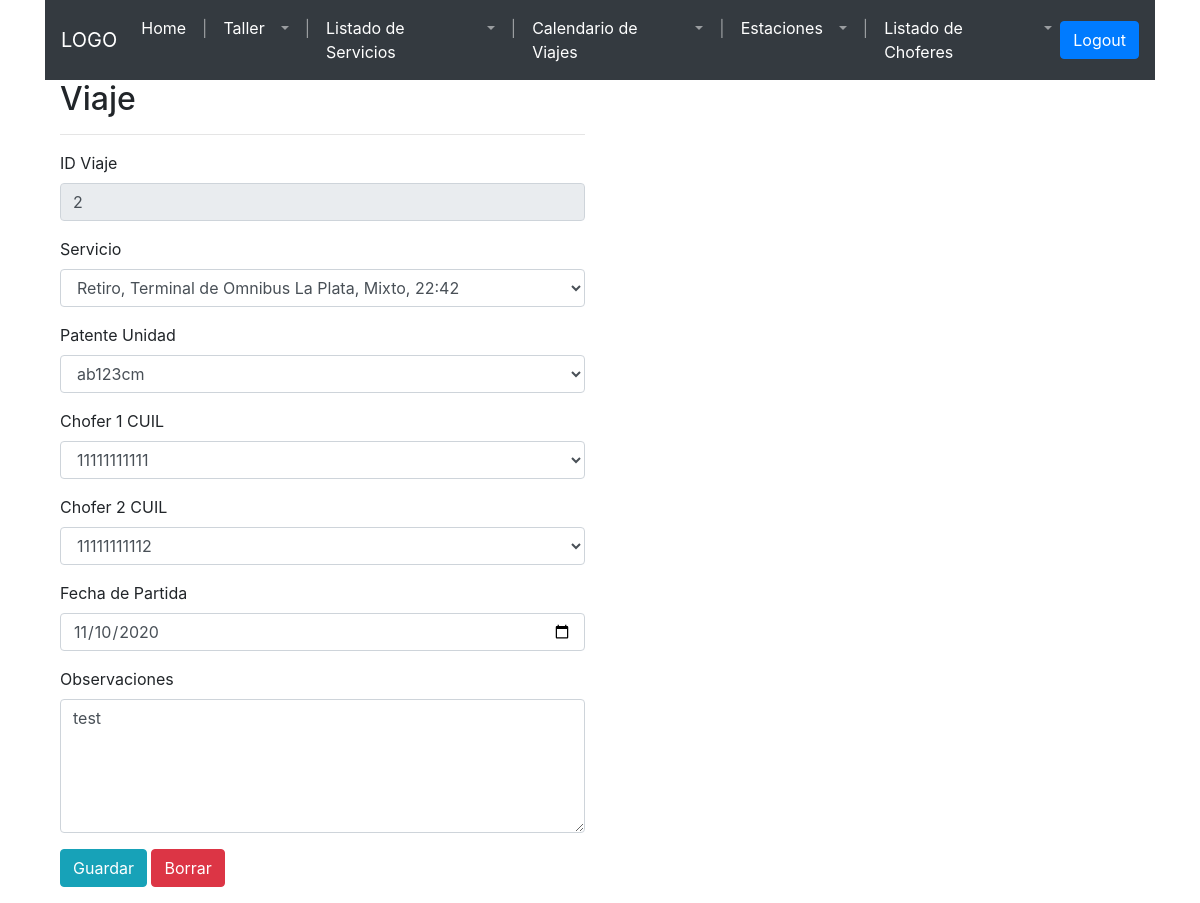
The page /frontend/pages/viaje.php?edit=2 on the database its author committed.
### tables this page shows
CREATE TABLE `viaje` (
  `viaje_id` int(11) NOT NULL,
  `servicio_id` int(11) NOT NULL,
  `unidad_id` int(11) NOT NULL,
  `fecha_salida_efectiva` date DEFAULT NULL,
  `observaciones` varchar(255) DEFAULT NULL
);

### frontend/pages/config/connection.php (called while the page is built, shortened)
<?php
function openConnection($username, $password){
 	$servername = "localhost";
	$conn = new mysqli($servername, $username, $password,"empresa_de_transporte");
	return $conn;
 }
 function executeQuery($sqlQuery){
 	$conn = openConnection("test", "test");
	$result = $conn->query($sqlQuery);
	return $result;
 }
?>

### frontend/pages/config/config-viaje.php (the view, shortened to what this page needs)
<?php
include("connection.php");
class Viaje{
  public $idViaje;
  public $idServicio;
  public $idUnidad;
  public $fechaSalidaEfectiva;
  public $observaciones;
  function __construct($idViaje, $idServicio, $idUnidad, $idChofer1, $idChofer2, $fechaSalidaEfectiva, $observaciones) {
      $this->idViaje = $idViaje;
      $this->idServicio = $idServicio;
      $this->idUnidad = $idUnidad;
      $this->fechaSalidaEfectiva = $fechaSalidaEfectiva;
      $this->observaciones = $observaciones;
  }
  function get_idViaje() {
  return $this->idViaje;
  }
  function get_idServicio() {
    return $this->idServicio;
  }
  function get_idUnidad() {
  return $this->idUnidad;
  }
  function get_fechaSalidaEfectiva() {
  return $this->fechaSalidaEfectiva;
  }
  function get_observaciones() {
  return $this->observaciones;
  }
}
function getServicios($viaje){
    $sql = "SELECT CONCAT(e_origen.`nombre`,', ',e_destino.`nombre`,', ',t.`descripcion`,', ',date_format(f.`hora_partida`, '%H:%i')) as `servicio`,
                    s.`servicio_id`
            FROM `servicio` s
            JOIN `estacion` e_origen on s.estacion_id_origen = e_origen.estacion_id
            JOIN `estacion` e_destino on s.estacion_id_destino = e_destino.estacion_id
            JOIN `tipo_unidad` t on t.`tipo_unidad_id` = s.`tipo_unidad_id`
            JOIN `fecha_partida` f on s.`fecha_partida_id` = f.`fecha_partida_id`
            WHERE s.habilitado = 1;";
    $result = executeQuery($sql);
    if ($result->num_rows > 0) {
        if($viaje != null){
          while($row = $result->fetch_assoc()) {
            if($viaje->get_idServicio() == $row["servicio_id"]){
              echo "<option value=".$row["servicio_id"]." selected>".$row["servicio"]."</option>";
            }
            else{
              echo "<option value=".$row["servicio_id"].">".$row["servicio"]."</option>";
            }
          }
        }
        else{
          while($row = $result->fetch_assoc()) {
            echo "<option value=".$row["servicio_id"].">".$row["servicio"]."</option>";
          }
          echo "<option value=\"-1\" selected>Seleccione una opcion</option>";
        }
    } else {
        echo "0 results";
    }
  }
  function getUnidades($viaje){
    $sql = "SELECT u.patente,
                    u.unidad_id
            FROM `unidad` u
            WHERE u.habilitada = 1;";
    $result = executeQuery($sql);
    if ($result->num_rows > 0) {
        if($viaje != null){
          while($row = $result->fetch_assoc()) {
            if($viaje->get_idUnidad() == $row["unidad_id"]){
              echo "<option value=".$row["unidad_id"]." selected>".$row["patente"]."</option>";
            }
            else{
              echo "<option value=".$row["unidad_id"].">".$row["patente"]."</option>";
            }
          }
        }
        else{
          while($row = $result->fetch_assoc()) {
            echo "<option value=".$row["unidad_id"].">".$row["patente"]."</option>";
          }
          echo "<option value=\"-1\" selected>Seleccione una opcion</option>";
        }
    } else {
        echo "0 results";
    }
  }
  function getChoferes($chofer_id){
    $sql = "SELECT c.cuil,
                    c.chofer_id
            FROM `chofer` c
            WHERE c.baja = 0;";
    $result = executeQuery($sql);
    if ($result->num_rows > 0) {
        if($chofer_id != null){
          while($row = $result->fetch_assoc()) {
            if($chofer_id == $row["chofer_id"]){
              echo "<option value=".$row["chofer_id"]." selected>".$row["cuil"]."</option>";
            }
            else{
              echo "<option value=".$row["chofer_id"].">".$row["cuil"]."</option>";
            }
          }
        }
        else{
          while($row = $result->fetch_assoc()) {
            echo "<option value=".$row["chofer_id"].">".$row["cuil"]."</option>";
          }
          echo "<option value=\"-1\" selected>Seleccione una opcion</option>";
        }
    } else {
        echo "0 results";
    }
  }
function getViaje($idViaje) {
    $sql = "SELECT    v.`viaje_id`,
                    CONCAT(e_origen.`nombre`,', ',e_destino.`nombre`) as `servicio`,
                    v.`servicio_id`,
                    u.`patente` as `unidad`,
                    v.`unidad_id`,
                    GROUP_CONCAT(c.`cuil` SEPARATOR ',') as `choferes_cuil`,
                    GROUP_CONCAT(c.`chofer_id` SEPARATOR ',') as `choferes_id`,
                    v.`fecha_salida_efectiva`,
                    v.`observaciones`
            FROM `viaje` v
            LEFT JOIN `viaje_chofer` vc on vc.`viaje_id` = v.`viaje_id`
            LEFT JOIN `chofer` c on c.`chofer_id` = vc.`chofer_id`
            JOIN `unidad` u ON u.`unidad_id` = v.`unidad_id`
            JOIN `servicio` s ON s.`servicio_id` = v.`servicio_id`
            JOIN `estacion` e_origen ON e_origen.`estacion_id` = s.`estacion_id_origen`
            JOIN `estacion` e_destino ON e_destino.`estacion_id` = s.`estacion_id_destino`
            WHERE v.`viaje_id` = ".$idViaje." GROUP BY v.`viaje_id`;";
$result = executeQuery($sql);
if ($result->num_rows > 0) {
while($row = $result->fetch_assoc()) {
    $choferres_id = explode(",", $row["choferes_id"]);
$viaje = new Viaje($row["viaje_id"], $row["servicio_id"],  $row["unidad_id"],  $choferres_id[0],  $choferres_id[1],  $row["fecha_salida_efectiva"], $row["observaciones"]);
}
return $viaje;
} else {
return null;
}
}
?>

### frontend/pages/viaje.php (shortened to what this page needs)
<?php
include("config/config-viaje.php");
if(isset($_GET['edit'])){
  $viaje = getViaje($_GET['edit']);
}
?>
<!DOCTYPE html>
<html lang="en">
<head>
  <link type="text/css" rel="stylesheet" href="styles/home2.css">
  <link rel="stylesheet" href="https://maxcdn.bootstrapcdn.com/bootstrap/4.5.2/css/bootstrap.min.css">
</head>
<body>
  <div class="container" id="containerr">
    <nav class="navbar navbar-expand-sm bg-dark navbar-dark">
      <a class="navbar-brand">LOGO</a>
      <div class="navbar-nav mr-auto">
        <a class="nav-item nav-link active" href="home.html">Home</a>
        <span class="nav-item nav-link">|</span>
        <a class="nav-item dropdown active">
          <div class="btn-group btn-group-md">
            <a class="nav-item nav-link active" href="taller.php">Taller</a>
            <a class="nav-link dropdown-toggle" href="#" id="navbarDropdownTaller" data-toggle="dropdown"></a>
          </div>
        </a>
        <span class="nav-item nav-link">|</span>
        <a class="nav-item dropdown active">
          <div class="btn-group btn-group-md">
            <a class="nav-item nav-link active" href="listado-servicios.php">Listado de Servicios</a>
            <a class="nav-link dropdown-toggle" href="#" id="navbarDropdownTaller" data-toggle="dropdown"></a>
          </div>
        </a>
        <span class="nav-item nav-link">|</span>
        <a class="nav-item dropdown active">
          <div class="btn-group btn-group-md">
            <a class="nav-item nav-link active" href="calendario-viajes.php">Calendario de Viajes</a>
            <a class="nav-link dropdown-toggle" href="#" id="navbarDropdownTaller" data-toggle="dropdown"></a>
          </div>
        </a>
        <span class="nav-item nav-link">|</span>
        <a class="nav-item dropdown active">
          <div class="btn-group btn-group-md">
            <a class="nav-item nav-link active" href="estacion.php">Estaciones</a>
            <a class="nav-link dropdown-toggle" href="#" id="navbarDropdownTaller" data-toggle="dropdown"></a>
          </div>
        </a>
        <span class="nav-item nav-link">|</span>
        <a class="nav-item dropdown active">
                    <div class="btn-group btn-group-md">
                        <a class="nav-item nav-link active" href="listado-choferes.php">Listado de Choferes</a>
                        <a class="nav-link dropdown-toggle" href="#" id="navbarDropdownTaller"
                            data-toggle="dropdown"></a>
                    </div>
                </a>
      </div>
      <div>
        <a href="login.html" class="btn btn-primary">Logout</a>
      </div>
    </nav>
    <div class="container" id="main-container">
      <div class="row">
        <div class="col-md-6">
          <h2>Viaje</h2>
          <hr>
          <form>
            <div class="form-group" id="form-viaje-id">
              <label for="input-id-viaje">ID Viaje</label>
              <input class="form-control" type="text" id="input-id-viaje" placeholder="e.g.:1234" value="<?php echo (isset($_GET['edit']))?$viaje->get_idViaje():'';?>" disabled />
            </div>
            <div class="form-group">
              <label for="select-servicio">Servicio</label>
              <select class="form-control" id="select-servicio">
              <?php
                  if(isset($_GET['edit'])){
                    getServicios($viaje);
                  }
                  else{
                    getServicios(null);
                  }
                ?>
              </select>
            </div>
            <div class="form-group">
              <label for="select-unidad">Patente Unidad</label>
              <select class="form-control" id="select-unidad">
              <?php
                  if(isset($_GET['edit'])){
                    getUnidades($viaje);
                  }
                  else{
                    getUnidades(null);
                  }
                ?>
              </select>
            </div>
            <div class="form-group">
              <label for="select-chofer-1">Chofer 1 CUIL</label>
              <select class="form-control" id="select-chofer-1">
              <?php
                  if(isset($_GET['edit'])){
                    getChoferes($viaje->get_idChofer1());
                  }
                  else{
                    getChoferes(null);
                  }
                ?>
              </select>
            </div>
            <div class="form-group">
              <label for="select-chofer-2">Chofer 2 CUIL</label>
              <select class="form-control" id="select-chofer-2">
              <?php
                  if(isset($_GET['edit'])){
                    getChoferes($viaje->get_idChofer2());
                  }
                  else{
                    getChoferes(null);
                  }
                ?>
              </select>
            </div>
            <div class="form-group">
              <label for="input-fecha-partida">Fecha de Partida</label>
              <input class="form-control" type="date" id="input-fecha-partida" value="<?php echo (isset($_GET['edit']))?$viaje->get_fechaSalidaEfectiva():'';?>" />
            </div>
            <div class="form-group">
              <label for="input-observaciones">Observaciones</label>
              <textarea class="form-control" rows="5" id="input-observaciones"
              placeholder="Observaciones ..."><?php echo (isset($_GET['edit']))?$viaje->get_observaciones():'';?></textarea>
            </div>
            <div class="form-group">
              <input type="button" class="btn btn-info boton-save-viaje" value="Guardar">
              <input type="button" class="btn btn-danger boton-delete-viaje" value="Borrar">
            </div>
          </form>
        </div>
      </div>
    </div>
  </div>
</body>

### frontend/pages/styles/home2.css (style rules this page uses)
body { font-size: 15px; font-family: Arial, Helvetica, sans-serif; }
#main-container { width: 100%; height: 500px; }

### rows shown on the page
viaje: viaje_id "2", fecha_salida_efectiva "11/10/2020", observaciones "test"

### other values the page prints
form field value "Retiro, Terminal de Omnibus La Plata, Mixto, 22:42"
form field value "ab123cm"
form field value "11111111111"
form field value "11111111112"
